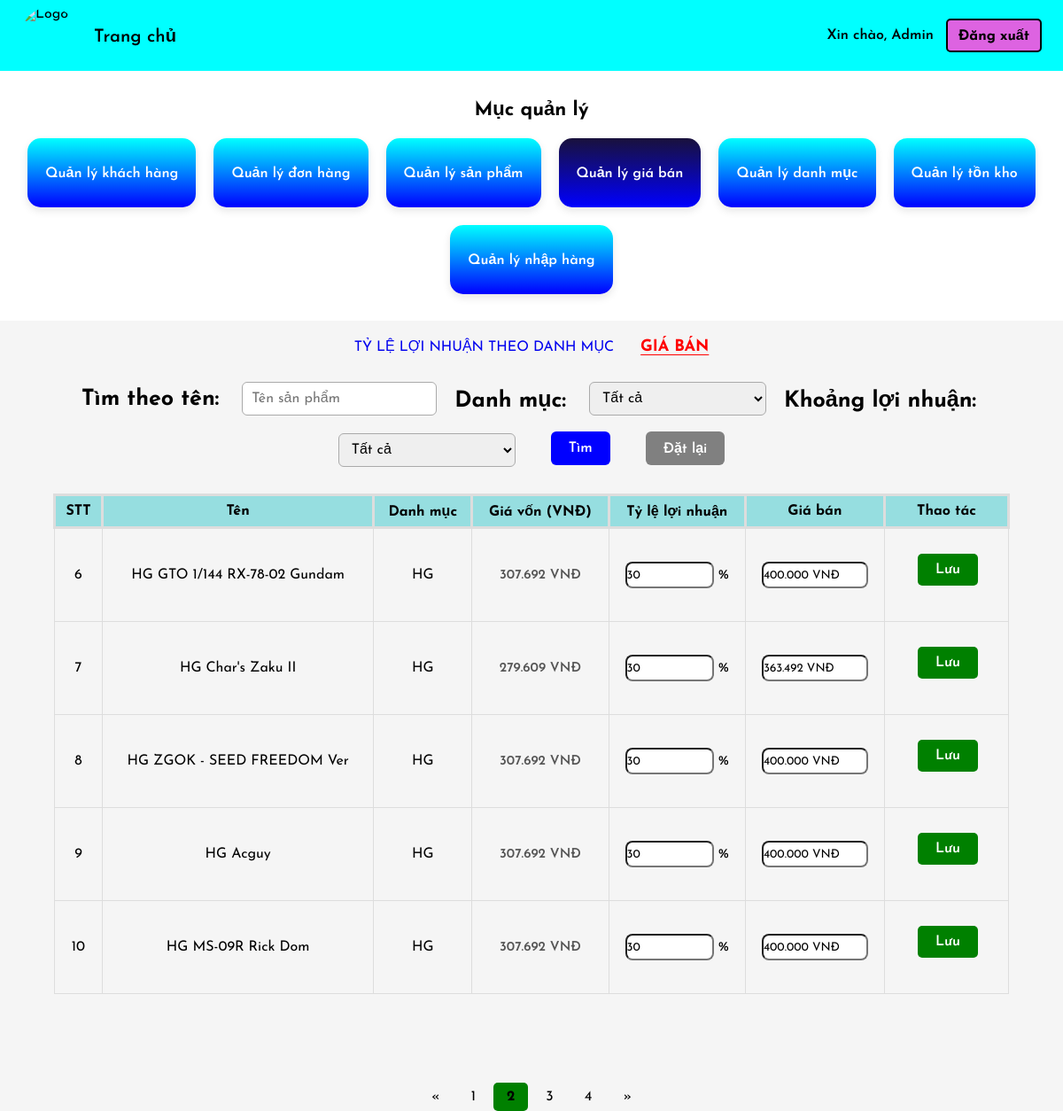
The app's page /admin/ln.php?page=2 with its own data.
### tables this page shows
CREATE TABLE `product_list` (
  `ProductID` varchar(255) NOT NULL,
  `ProductName` varchar(255) DEFAULT NULL,
  `Grade` varchar(255) DEFAULT NULL,
  `Producer` varchar(255) DEFAULT NULL,
  `Product_source` longtext DEFAULT NULL,
  `Product_description` longtext DEFAULT NULL,
  `Product_detail` text DEFAULT NULL,
  `Product_image` varchar(255) DEFAULT NULL,
  `Price` int(11) DEFAULT NULL,
  `Profit` decimal(5,2) DEFAULT NULL,
  `cost_price` decimal(12,2) DEFAULT 0.00,
  `Quantity` int(11) NOT NULL DEFAULT 0
);

### admin/ln.php (the view, shortened to what this page needs)
<?php
$conn = new mysqli("localhost","root","","hobbystore");
$fname = isset($_GET['fname']) ? $_GET['fname'] : '';
$grade = isset($_GET['chat']) ? $_GET['chat'] : 'cl';
$range = isset($_GET['range']) ? $_GET['range'] : 'cl';
$where = "WHERE 1=1";
$per_page = 5;
$page = isset($_GET['page']) ? (int)$_GET['page'] : 1;
$offset = ($page - 1) * $per_page;
$count_result = $conn->query("SELECT COUNT(*) as total FROM product_list $where");
$total_rows = $count_result->fetch_assoc()['total'];
$total_pages = max(1, ceil($total_rows / $per_page));
$sql = "SELECT ProductID, ProductName, Grade, Price, Profit, cost_price FROM product_list $where LIMIT $per_page OFFSET $offset";
$result = $conn->query($sql);
$query_params = [];
$query_string = count($query_params) ? '&' . implode('&', $query_params) : '';
?>
<!DOCTYPE html>
<html lang="en">
<head>
  <link rel="stylesheet" href="assets/css/style.css">
  <link rel="stylesheet" href="assets/css/settings.css">
  <link rel="stylesheet" href="assets/css/product-page.css">
  <link rel="stylesheet" href="assets/css/view-cart.css">
  <link rel="stylesheet" href="https://cdnjs.cloudflare.com/ajax/libs/font-awesome/6.5.0/css/all.min.css">
</head>
<nav class="navbar">
  <div class="nav-left">
    <a href="admin.php" class="logo-link"><img src="assets/img/logo.png" alt="Logo" class="navbar-logo"></a>
    <a href="admin.php" class="nav-home">Trang chủ</a>
  </div>
  <div class="nav-right">
    <span class="hello">Xin chào, Admin</span>
    <a href="adminlogin.php" class="logout-btn">Đăng xuất</a>
  </div>
</nav>
<body>
<section class="overview-menu">
  <h2>Mục quản lý</h2>
  <div class="menu-grid">
    <a href="customer.php"><div class="menu-card"><h3>Quản lý khách hàng</h3></div></a>
    <a href="shiping.php"><div class="menu-card"><h3>Quản lý đơn hàng</h3></div></a>
    <a href="quanlysp.php"><div class="menu-card"><h3>Quản lý sản phẩm</h3></div></a>
    <a href="lndm.php"><div class="menu-card" style="background:linear-gradient(to bottom,#19113b,blue);"><h3>Quản lý giá bán</h3></div></a>
    <a href="quanlydm.php"><div class="menu-card"><h3>Quản lý danh mục</h3></div></a>
    <a href="tracuusoluong.php"><div class="menu-card"><h3>Quản lý tồn kho</h3></div></a>
    <a href="quanlynhaphang.php"><div class="menu-card"><h3>Quản lý nhập hàng</h3></div></a>
  </div>
</section>
<div class="headtext">
  <a href="lndm.php"><p>TỶ LỆ LỢI NHUẬN THEO DANH MỤC</p></a>
  <a href="ln.php"><p class="underline-text" style="color:red;">GIÁ BÁN</p></a>
</div>
<div class="search-box">
  <form action="ln.php" method="get" class="search-advanced">
    <label style="font-size:25px;" for="fname">Tìm theo tên:</label>
    <input style="color:gray;" type="text" id="fname" name="fname" placeholder="Tên sản phẩm" value="<?php echo htmlspecialchars($fname); ?>">
    <label style="font-size:25px;">Danh mục:</label>
    <select id="chat" name="chat">
      <option value="cl" <?php echo $grade=='cl'?'selected':''; ?>>Tất cả</option>
    </select>
    <label style="font-size:25px;">Khoảng lợi nhuận:</label>
    <select id="range" name="range">
      <option value="cl" <?php echo $range=='cl'?'selected':''; ?>>Tất cả</option>
    </select>
    <button type="submit" style="height:38px;margin-top:-4px;">Tìm</button>
    <a href="ln.php"><button type="button" style="height:38px;margin-top:-4px;background:gray;color:white;border:none;border-radius:6px;padding:8px 20px;font-size:16px;cursor:pointer;">Đặt lại</button></a>
  </form>
  <table>
    <tr>
      <th>STT</th>
      <th>Tên</th>
      <th>Danh mục</th>
      <th>Giá vốn (VNĐ)</th>
      <th>Tỷ lệ lợi nhuận</th>
      <th>Giá bán</th>
      <th>Thao tác</th>
    </tr>
    <?php
    $stt = $offset + 1;
    while($row = $result->fetch_assoc()):
        $cost   = (float)$row['cost_price'];
        $giaban = (int)$row['Price'];
        $profit_pct = round($row['Profit'] * 100, 2);
    ?>
    <tr class="data-row" data-cost="<?php echo $cost; ?>">
      <form method="post" action="ln.php?page=<?php echo $page.$query_string; ?>">
        <td><?php echo $stt++; ?></td>
        <td><?php echo htmlspecialchars($row['ProductName']); ?></td>
        <td><?php echo htmlspecialchars($row['Grade']); ?></td>
        <td class="cost-display"><?php echo number_format($cost, 0, ',', '.'); ?> VNĐ</td>
        <td>
          <div class="input-box">
            <input class="inp-profit" type="number" name="profit" min="0" max="1000" step="0.01" value="<?php echo $profit_pct; ?>">
            <span>%</span>
          </div>
        </td>
        <td>
          <div class="input-price">
            <input class="inp-giaban" type="text" placeholder="Nhập giá..."
              value="<?php echo number_format($giaban, 0, ',', '.'); ?> VNĐ"
              data-raw="<?php echo $giaban; ?>">
          </div>
        </td>
        <td class="thaotac">
          <button type="submit" class="bt-them" style="background:green;color:white;">Lưu</button>
        </td>
      </form>
    </tr>
    <?php endwhile; ?>
  </table>
  <div class="pagination" style="margin-top:100px;margin-bottom:50px;">
    <a href="ln.php?page=1<?php echo $query_string; ?>">&laquo;</a>
    <?php for($i=1;$i<=$total_pages;$i++): ?>
      <a href="ln.php?page=<?php echo $i.$query_string; ?>" <?php echo $i==$page?'class="active"':''; ?>><?php echo $i; ?></a>
    <?php endfor; ?>
    <a href="ln.php?page=<?php echo $total_pages.$query_string; ?>">&raquo;</a>
  </div>
</div>
</body>
</html>

### admin/assets/css/style.css (style rules this page uses)
* { margin: 0; padding: 0; font-family: "Josefin Sans", sans-serif; text-decoration: none; box-sizing: border-box; }
body { height: 100vh; background: #f5f5f5; box-sizing: border-box; }
body { background-color: #f4f4f4; }
h2 { font-size: 2rem; font-weight: 700; color: #333; text-align: center; margin: 0 0 2rem 0; }

### admin/assets/css/settings.css (style rules this page uses)
* { margin: 0; padding: 0; font-family: "Josefin Sans", sans-serif !important; box-sizing: border-box; }
body { height: 100vh; background: #f5f5f5; box-sizing: border-box; }
.navbar { padding: 50px; display: flex; align-items: center; justify-content: space-between; width: 100%; box-sizing: border-box; }
.navbar a { color: black; text-decoration: none; }
nav img { filter: invert(1); }
button { background-color: black; color: white; border: 0; padding: 10px 20px; cursor: pointer; font-size: 16px; font-weight: 600; border-radius: 5px; transition: all 0.3s; margin: 20px 0 0 20px; }

### admin/assets/css/product-page.css (style rules this page uses)
nav { text-decoration: none; }
select { width: 200px !important; }

### admin/ln.php (style rules this page uses)
.pagination { text-align:center; }
.pagination a { color:black; text-decoration:none; padding:8px 15px; display:inline-block; }
.pagination a.active { background-color:green; font-weight:bold; border-radius:5px; }
nav.navbar { display:flex !important; justify-content:space-between !important; align-items:center !important; background-color:cyan !important; height:80px !important; min-height:80px !important; padding:0 24px !important; box-sizing:border-box !important; gap:12px; z-index:50; }
.navbar .navbar-logo { width:64px !important; height:64px !important; min-width:64px !important; min-height:64px !important; border-radius:50% !important; object-fit:cover !important; display:inline-block !important; filter:none !important; -webkit-filter:none !important; mix-blend-mode:normal !important; background:transparent !important; opacity:1 !important; }
.nav-left { display:flex !important; align-items:center !important; gap:18px; }
.nav-left .nav-home { text-decoration:none; color:black; font-size:20px; font-weight:600; }
.nav-right { display:flex !important; align-items:center !important; gap:14px; }
.nav-right .hello { font-weight:600; color:black; }
.logout-btn { background-color:rgb(221,99,225) !important; border:2px solid black !important; border-radius:5px !important; padding:8px 12px !important; color:black !important; text-decoration:none !important; font-weight:700 !important; }
.overview-menu { padding:30px; background-color:white; }
.overview-menu h2 { font-size:22px; color:black; margin-bottom:20px; }
.menu-grid { display:flex; flex-wrap:wrap; justify-content:center; gap:20px; }
.menu-card { background:linear-gradient(to bottom,cyan,blue); color:#fff; text-align:center; padding:30px 20px; border-radius:15px; box-shadow:0 4px 10px rgba(0,0,0,0.1); transition:all 0.25s ease; cursor:pointer; }
.menu-card h3 { font-size:16px; font-weight:600; }
.bt-them { background:#04a4b3; }
table { border-collapse:collapse; width:90%; margin:0 auto; margin-top:30px; }
td { border:1px solid #dddddd; text-align:center; padding:8px; }
th { border:3px solid #dddddd; text-align:center; padding:8px; background:#96dee0; }
.thaotac { padding-bottom:40px; padding-right:25px; }
.search-advanced { display:flex; align-items:center; justify-content:center; gap:20px; margin:30px auto; flex-wrap:wrap; }
.search-advanced label { font-size:20px; font-weight:bold; margin-right:6px; }
.search-advanced input,.search-advanced select { width:220px; height:38px; padding:6px 10px; font-size:16px; border:1px solid #aaa; border-radius:6px; }
.search-advanced button { background-color:blue; color:white; padding:8px 20px; font-size:16px; border:none; border-radius:6px; cursor:pointer; height:40px; transition:0.25s; }
.input-box input { height:30px; border-radius:8px; width:100px; }
.input-price input { height:30px; border-radius:8px; width:120px; }
.underline-text { font-size:18px; font-weight:bold; color:#333; text-decoration:underline; text-underline-offset:4px; }
.headtext { display:flex; gap:30px; justify-content:center; margin-top:20px; }
.cost-display { color:#555; font-size:15px; font-weight:600; }

### records on screen
product_list: ProductName "HG GTO 1/144 RX-78-02 Gundam", Grade "HG", cost_price "307.692", profit "30", Price "400.000 VNĐ"
product_list: ProductName "HG Char's Zaku II", Grade "HG", cost_price "279.609", profit "30", Price "363.492 VNĐ"
product_list: ProductName "HG ZGOK - SEED FREEDOM Ver", Grade "HG", cost_price "307.692", profit "30", Price "400.000 VNĐ"
product_list: ProductName "HG Acguy", Grade "HG", cost_price "307.692", profit "30", Price "400.000 VNĐ"
product_list: ProductName "HG MS-09R Rick Dom", Grade "HG", cost_price "307.692", profit "30", Price "400.000 VNĐ"
